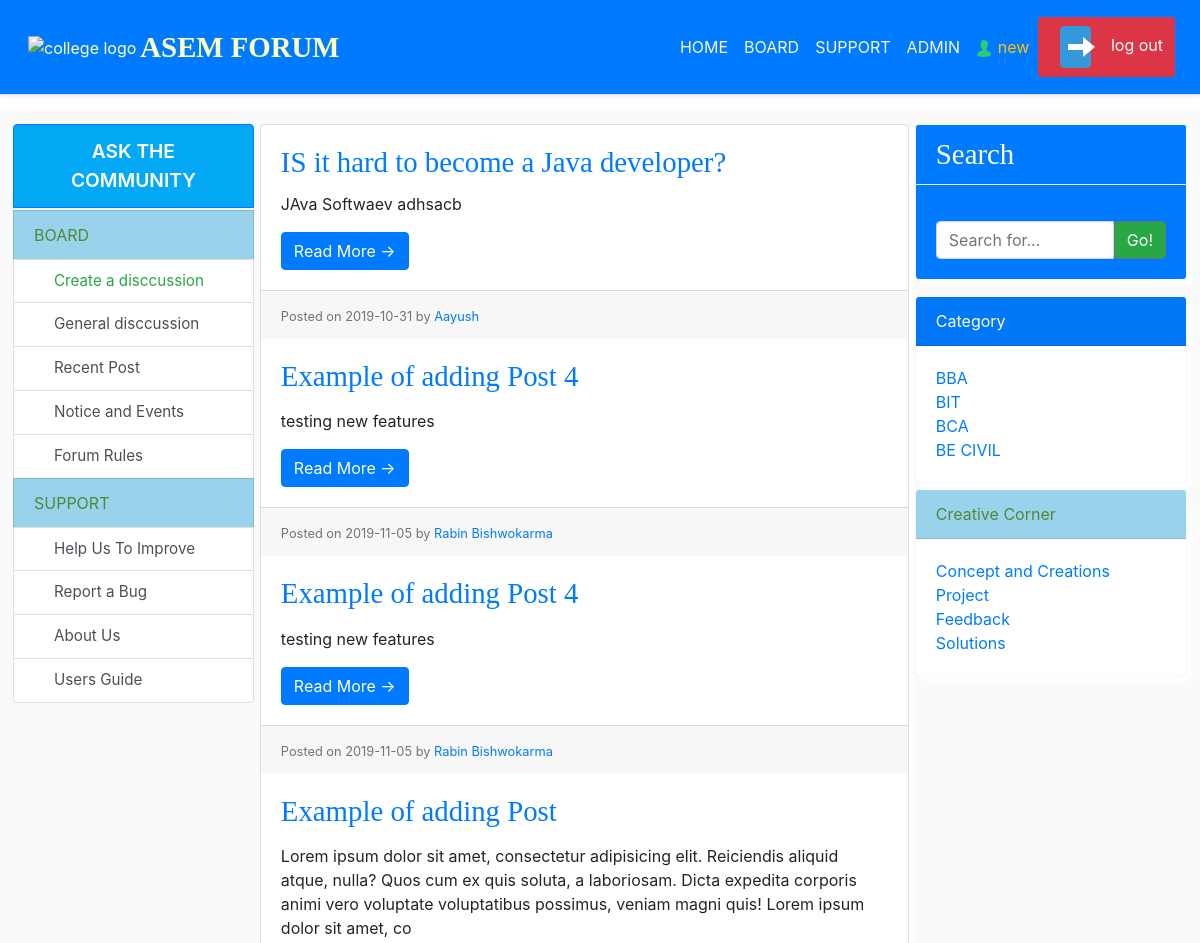
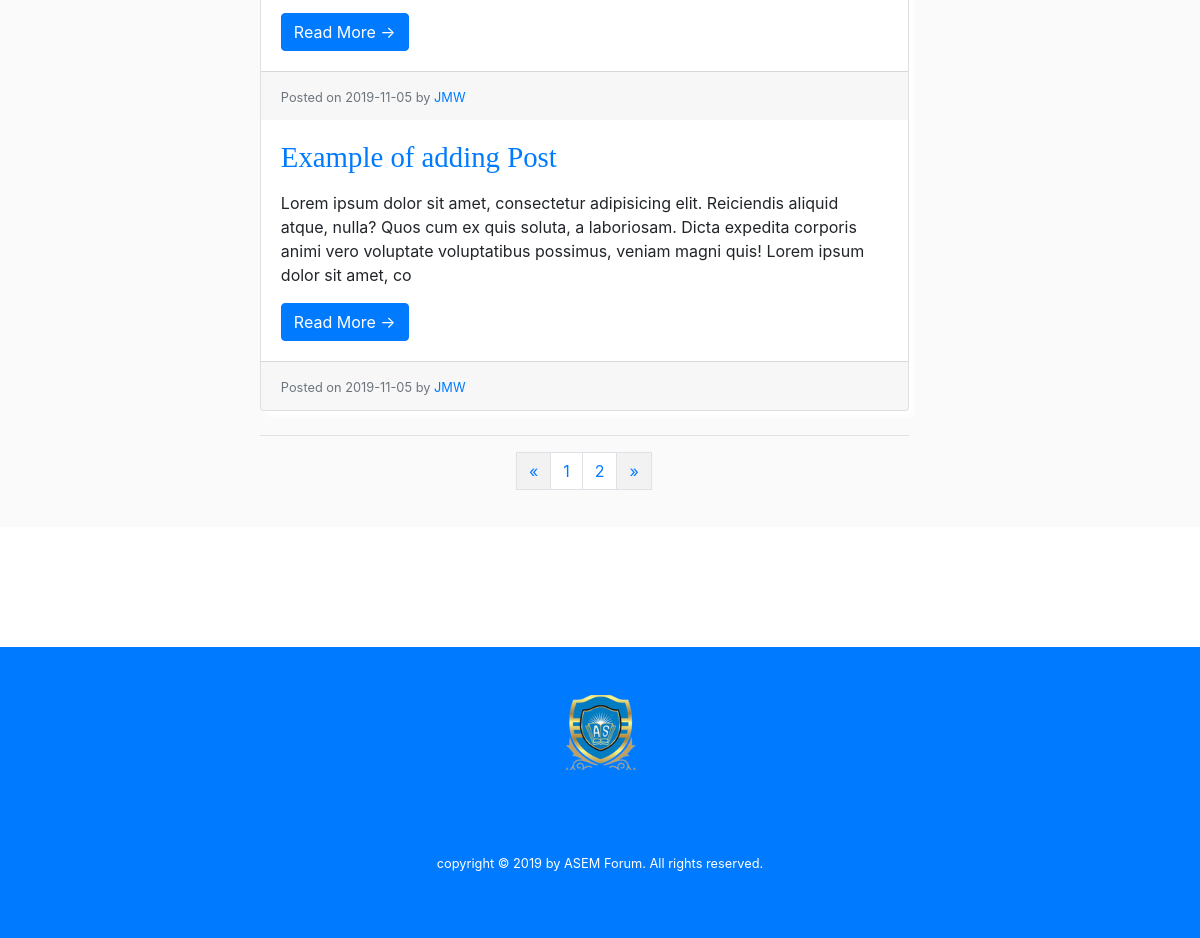
/faculty.php?faculty=1 (signed in), run on the app's committed database (2 pictures, top to bottom).
### tables this page shows
CREATE TABLE `posts` (
  `post_id` int(4) NOT NULL,
  `post_cat_id` int(9) NOT NULL,
  `post_title` varchar(255) NOT NULL,
  `post_user` varchar(255) NOT NULL,
  `post_date` date NOT NULL,
  `post_content` text NOT NULL,
  `post_tags` varchar(255) NOT NULL,
  `post_comment_count` int(11) NOT NULL DEFAULT '0',
  `post_status` varchar(255) NOT NULL DEFAULT 'draft ',
  `post_views_count` int(11) NOT NULL DEFAULT '0'
);

CREATE TABLE `faculty` (
  `fac_id` int(2) NOT NULL,
  `fac_name` varchar(40) NOT NULL
);

CREATE TABLE `corner` (
  `ctv_id` int(4) NOT NULL,
  `ctv_name` varchar(40) NOT NULL
);

### faculty.php (the view, shortened to what this page needs)
<?php include "includes/header.php"; ?>
<?php include "includes/nav.php";?>
  <div class="flex-container">
   <?php include "includes/askthecommunity.php";?>
    <div class="item i2" style="max-width: 55%;">
<div class="card mb-4">
<div >
<?php
if(isset($_GET['faculty'])) {
$post_fac_id = $_GET['faculty'];
}
$per_page = 5;
if (isset($_GET['page'])) {
    $fac_page = $_GET['page'];
} else { $fac_page = ""; }
if ($fac_page == "" || $fac_page == 1) {
    $page_1 = 0;
} else {
    $page_1 = ($fac_page * $per_page) - $per_page;
}
$post_query_count = "SELECT * FROM posts where  post_cat_id = $post_fac_id ";
$do_count = mysqli_query($connection, $post_query_count);
$count = mysqli_num_rows($do_count);
$count = ceil($count / $per_page);
$query = "SELECT * FROM posts where  post_cat_id = $post_fac_id AND post_status = 'published' LIMIT $page_1, $per_page  ";
$sel_all_posts_query = mysqli_query($connection, $query);
while($row = mysqli_fetch_assoc($sel_all_posts_query)) {
    $post_id = $row['post_id'];
    $post_title = $row['post_title'];
    $post_user = $row['post_user'];
    $post_date = $row['post_date'];
    $post_content = substr($row['post_content'],0,250);
    ?><div class="card-body"><h3 class="card-title">
       <a href="post.php?p_id=<?php echo $post_id; ?>"><?php echo $post_title ; ?></a>
    </h3>
          <p class="card-text"><?php echo $post_content  ?></p>
          <a href="post.php?p_id=<?php echo $post_id; ?>" class="btn btn-primary">Read More &rarr;</a>
        </div>
        <div class="card-footer text-muted"><small>
          Posted on <?php echo $post_date  ?> by
          <a href="#"><?php echo $post_user  ?></a></small>
        </div>
<?php }
?></div>
  </div> <hr>
        <ul class="pagination justify-content-center mb-4">
            <li class="disabled">
                <span style="background-color: rgba(0, 0, 0, 0.03);" class="page-link" href="#" tabindex="-1">&laquo;</span>
            </li>
            <?php
            for ($i=1; $i<=$count; $i++) {
                if ($i == $fac_page ){
                    echo "<li class='page-item'><a class='page-link active' href='index.php?fac_page={$i}'>{$i}</a>";
                } else {
                    echo "<li class='page-item'><a class='page-link' href='index.php?fac_page={$i}'>{$i}</a>";
                }
            }
            ?>
            <li class="disabled">
                <span style="background-color: rgba(0, 0, 0, 0.03);" class="page-link" href="#" tabindex="-1">&raquo;</span>
            </li>
        </ul>
    </div>
    <div class="item i3">
<?php
include "includes/category.php";
?>
<?php
include "includes/footer.php";
?>

### includes/category.php
<div class="card border-light text-white bg-primary mb-3" style="max-width: 18rem;">
                    <h5 class="card-header border-light text-white bg-primary mb-3">Search</h5>
<form action="search.php" method="post">
                    <div class="card-body">
                        <div class="input-group ">
                            <input name="search" type="text" class="form-control" placeholder="Search for...">
                            <span class="input-group-btn ">
                                <button name="submit" class="btn btn-secondary bg-success" type="submit">Go!</button>
                            </span>
                        </div>
                    </div>
</form>
    </div>
<div class="card border-light text-white bg-primary mb-3" style="max-width: 18rem;">
<?php
$query = "select * from faculty";
$sel_all_fac_query = mysqli_query($connection, $query);
?>
        <div class="card-header">Category</div>
        <div id="cbd" class="card-body">
          <ul class="list-unstyled mb-0">
          <?php
          while($row = mysqli_fetch_assoc($sel_all_fac_query)) {
            $fac_name = $row['fac_name'];
            $fac_id = $row['fac_id'];
            echo "<li> <a href='faculty.php?faculty=$fac_id'>{$fac_name} </a> </li>" ;
         }
          ?>
          </ul>
        </div>
      </div>
      <div class="card border-light text-white bg-primary mb-3" style="max-width: 18rem;">
      <?php
$query = "select * from corner";
$sel_all_corn_query = mysqli_query($connection, $query);
?>
        <div id="cbdh" class="card-header">Creative Corner</div>
        <div id="cbd" class="card-body">
          <ul class="list-unstyled mb-0">
          <?php
          while($row = mysqli_fetch_assoc($sel_all_corn_query)) {
            $ctv_name = $row['ctv_name'];
            echo "<li> <a href='#'>{$ctv_name} </a> </li>" ;
         }
          ?>
          </ul>
        </div>
      </div>
    </div>
  </div>

### resources/css/flexbox.css (style rules this page uses)
.flex-container { background-color: #fafafb; padding: 10px; margin-bottom: 10%; display: flex; justify-content: space-around; }
.item { margin: 3px; font-size: 1rem; list-style: none; flex-grow: 1; }
.i2 { flex-grow: 8; }
.i3 { flex-grow: inherit; }
#cbd { background-color: #fff; color: #000; }
#cbdh { background-color: #98D2EB; color: rgb(81, 136, 56); margin-top: -10px; }
.card { box-shadow: 5px 5px 5px #fff; }

### resources/css/pagination.css (style rules this page uses)
.page-item { background-color: #17a2b8; ; }

### includes/nav.php (style rules this page uses)
h1, h2, h3, h4 ,h5 { font-size: 1.8rem; font-family: 'Crimson Text', serif; }

### faculty.php (style rules this page uses)
h1, h2, h3, h4 ,h5 { font-size: 1.8rem; font-family: 'Crimson Text', serif; }

### data on the page
posts: post_title "IS it hard to become a Java developer?", post_content "JAva Softwaev adhsacb", post_date "2019-10-31", post_user "Aayush"
posts: post_title "Example of adding Post 4", post_content "testing new features", post_date "2019-11-05", post_user "Rabin Bishwokarma"
posts: post_title "Example of adding Post 4", post_content "testing new features", post_date "2019-11-05", post_user "Rabin Bishwokarma"
posts: post_title "Example of adding Post", post_content "Lorem ipsum dolor sit amet, consectetur adipisicing elit. Reiciendis aliquid atque, nulla? Quos cum ex quis soluta, a laboriosam. Dicta expedita corporis animi vero voluptate voluptatibus possimus, veniam magni quis! Lorem ipsum dolor sit amet, co", post_date "2019-11-05", post_user "JMW"
posts: post_title "Example of adding Post", post_content "Lorem ipsum dolor sit amet, consectetur adipisicing elit. Reiciendis aliquid atque, nulla? Quos cum ex quis soluta, a laboriosam. Dicta expedita corporis animi vero voluptate voluptatibus possimus, veniam magni quis! Lorem ipsum dolor sit amet, co", post_date "2019-11-05", post_user "JMW"
faculty: fac_name "BBA"
faculty: fac_name "BIT"
faculty: fac_name "BCA"
faculty: fac_name "BE CIVIL"
corner: ctv_name "Concept and Creations"
corner: ctv_name "Project"
corner: ctv_name "Feedback"
corner: ctv_name "Solutions"

### other printed values
$_SESSION['username'] "new"
